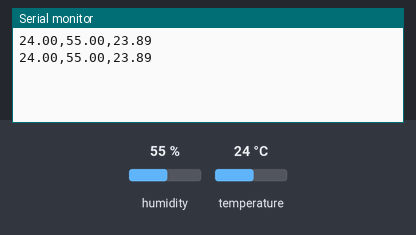
Bench run of a sketch on a simulated Arduino Uno, built with avr-gcc and run on an emulated ATmega328P. On the bench: the last lines printed to the serial monitor. Inputs (shaded band) come from the test bench; at power-on: humidity 55 %, temperature 24 °C.

Above: at 10.8 s.
10.9 s: humidity set to 22 %
At 16.3 s:
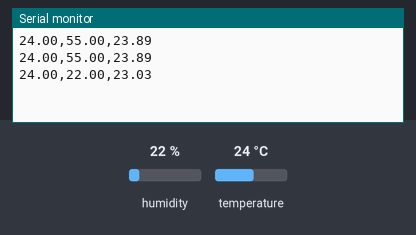
18.4 s: temperature set to 12 °C
At 21.1 s:
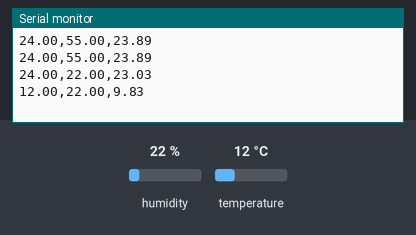
25.9 s: humidity set to 40 %
At 30.5 s:
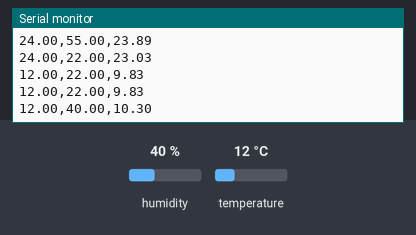
Timing chart, 0 to 32.0 s (numbered marks = the images above; inputs shaded):
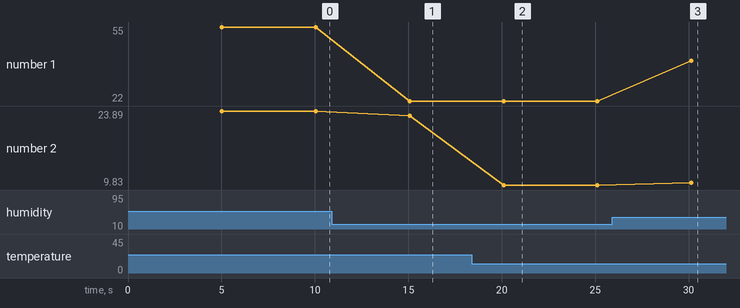

The sketch:

DH11DataProvider.ino
```cpp
#include <TimeLib.h>

// Example testing sketch for various DHT humidity/temperature sensors
// Written by ladyada, public domain

// REQUIRES the following Arduino libraries:
// - DHT Sensor Library: https://github.com/adafruit/DHT-sensor-library
// - Adafruit Unified Sensor Lib: https://github.com/adafruit/Adafruit_Sensor

#include "DHT.h"

#define DHTPIN 7     // Digital pin connected to the DHT sensor
// Feather HUZZAH ESP8266 note: use pins 3, 4, 5, 12, 13 or 14 --
// Pin 15 can work but DHT must be disconnected during program upload.

// Uncomment whatever type you're using!
//#define DHTTYPE DHT11   // DHT 11
#define DHTTYPE DHT11   // DHT 22  (AM2302), AM2321
//#define DHTTYPE DHT21   // DHT 21 (AM2301)


// Connect pin 1 (on the left) of the sensor to +5V
// NOTE: If using a board with 3.3V logic like an Arduino Due connect pin 1
// to 3.3V instead of 5V!
// Connect pin 2 of the sensor to whatever your DHTPIN is
// Connect pin 4 (on the right) of the sensor to GROUND
// Connect a 10K resistor from pin 2 (data) to pin 1 (power) of the sensor

// Initialize DHT sensor.
// Note that older versions of this library took an optional third parameter to
// tweak the timings for faster processors.  This parameter is no longer needed
// as the current DHT reading algorithm adjusts itself to work on faster procs.
DHT dht(DHTPIN, DHTTYPE);

void setup() {
  Serial.begin(9600);
  //Serial.println(F("DHTxx test!"));
  dht.begin();
  setTime(14,30,0,26,6,2021);
}

void loop() {

  // Wait a few seconds between measurements.
  delay(5000);

  // Reading temperature or humidity takes about 250 milliseconds!
  // Sensor readings may also be up to 2 seconds 'old' (its a very slow sensor)
  int h = dht.readHumidity();
  // Read temperature as Celsius (the default)
  int t = dht.readTemperature();
  // Read temperature as Fahrenheit (isFahrenheit = true)
  int f = dht.readTemperature(true);

  // Check if any reads failed and exit early (to try again).
  if (isnan(h) || isnan(t) || isnan(f)) {
    Serial.println(F("Failed to read from DHT sensor!"));
    return;
  }

  // Compute heat index in Fahrenheit (the default)
  float hif = dht.computeHeatIndex(f, h);
  // Compute heat index in Celsius (isFahreheit = false)
  float hic = dht.computeHeatIndex(t, h, false);

  Serial.print(dht.readTemperature());
  Serial.print(",");
  Serial.print(dht.readHumidity());
  Serial.print(",");
  Serial.print(hic);
  Serial.println();
}
```

Measured:
- after the input at 10.9 s, the serial monitor: prints a new line after 4.2 s (image 1)
- after the input at 18.4 s, the serial monitor: prints a new line after 1.7 s (image 2)
- after the input at 25.9 s, the serial monitor: prints a new line after 4.2 s (image 3)
- plotted number 1: 55 → 22 after the input at 10.9 s, 22 → 40 after the input at 25.9 s
- plotted number 2: 23.89 → 23.03 after the input at 10.9 s, 23.03 → 9.83 after the input at 18.4 s, 9.83 → 10.3 after the input at 25.9 s
